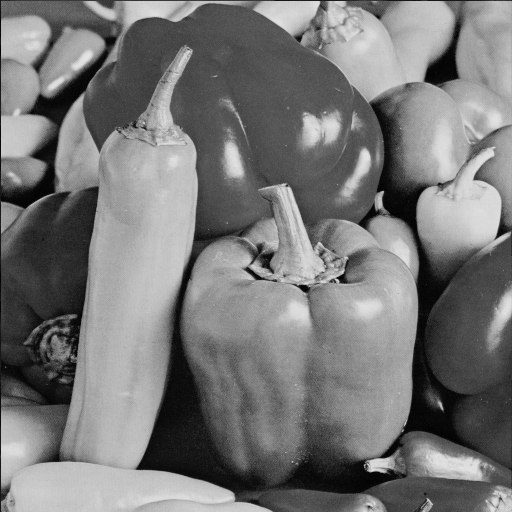
#> input picture TP2/imagesDeTest/peppers-512.png, 512 x 512 px
$ python TP2-discrete_fourier_transform.py
#> lines starting #> are read from the running program, lines starting #| are printed output that depends on the picture
#> in main, I is the input picture: shape (512, 512); min 0, max 230, mean 119.3
from __future__ import print_function
import sys

import cv2 as cv
import numpy as np
import os.path as osp


def print_help():
    print('''
    This program demonstrated the use of the discrete Fourier transform (DFT).
    The dft of an image is taken and it's power spectrum is displayed.
    Usage:
    discrete_fourier_transform.py [image_name -- default ../imagesDeTest/monarch.png]''')

def calculateDFTMag(I):
    """
    function calculateDFTMag

    Parameters
    ----------
        I : Mat
            input image

    Result
    ------
        magI : Mat
            DFT magnitude of input image
    """
    ## [expand]
    rows, cols = I.shape
#> rows = 512; cols = 512
    m = cv.getOptimalDFTSize( rows )
#> m = 512
    n = cv.getOptimalDFTSize( cols )
#> n = 512
    padded = cv.copyMakeBorder(I, 0, m - rows, 0, n - cols, cv.BORDER_CONSTANT, value=[0, 0, 0])
    ## [expand]
    ## [complex_and_real]
    planes = [np.float32(padded), np.zeros(padded.shape, np.float32)]
    complexI = cv.merge(planes)         # Add to the expanded another plane with zeros
    ## [complex_and_real]
    ## [dft]
    cv.dft(complexI, complexI)         # this way the result may fit in the source matrix
    ## [dft]
    # compute the magnitude and switch to logarithmic scale
    # = > log(1 + sqrt(Re(DFT(I)) ^ 2 + Im(DFT(I)) ^ 2))
    ## [magnitude]
    cv.split(complexI, planes)                   # planes[0] = Re(DFT(I), planes[1] = Im(DFT(I))
    cv.magnitude(planes[0], planes[1], planes[0])# planes[0] = magnitude
    magI = planes[0]
    ## [magnitude]
    ## [log]
    matOfOnes = np.ones(magI.shape, dtype=magI.dtype)
    cv.add(matOfOnes, magI, magI) #  switch to logarithmic scale
#> matOfOnes: shape (512, 512) float32; every value is 1
    cv.log(magI, magI)
    ## [log]
    ## [crop_rearrange]
    magI_rows, magI_cols = magI.shape
#> magI_rows = 512; magI_cols = 512
    # crop the spectrum, if it has an odd number of rows or columns
    magI = magI[0:(magI_rows & -2), 0:(magI_cols & -2)]
    cx = int(magI_rows/2)
#> cx = 256
    cy = int(magI_cols/2)
#> cy = 256

    q0 = magI[0:cx, 0:cy]         # Top-Left - Create a ROI per quadrant
    q1 = magI[cx:cx+cx, 0:cy]     # Top-Right
    q2 = magI[0:cx, cy:cy+cy]     # Bottom-Left
    q3 = magI[cx:cx+cx, cy:cy+cy] # Bottom-Right

    tmp = np.copy(q0)               # swap quadrants (Top-Left with Bottom-Right)
    magI[0:cx, 0:cy] = q3
    magI[cx:cx + cx, cy:cy + cy] = tmp

    tmp = np.copy(q1)               # swap quadrant (Top-Right with Bottom-Left)
    magI[cx:cx + cx, 0:cy] = q2
    magI[0:cx, cy:cy + cy] = tmp
    ## [crop_rearrange]
    ## [normalize]
    cv.normalize(magI, magI, 0, 1, cv.NORM_MINMAX) # Transform the matrix with float values into a
    ## viewable image form(float between values 0 and 1).
    ## [normalize]
    return magI

def rotate_img(img, angle):
    '''
    img   --image
    angle --rotation angle
    return--rotated img
    '''
#> called with angle = 45
    h, w = img.shape[:2]
#> h = 512; w = 512
    rotate_center = (w/2, h/2)
#> rotate_center = (256, 256)
    #获取旋转矩阵
    # 参数1为旋转中心点;
    # 参数2为旋转角度,正值-逆时针旋转;负值-顺时针旋转
    # 参数3为各向同性的比例因子,1.0原图，2.0变成原来的2倍，0.5变成原来的0.5倍
    M = cv.getRotationMatrix2D(rotate_center, angle, 1.0)
    new_w = int(h * np.abs(M[0, 1]) + w * np.abs(M[0, 0]))
#> new_w = 724
    new_h = int(h * np.abs(M[0, 0]) + w * np.abs(M[0, 1]))
#> new_h = 724
    M[0, 2] += (new_w - w) / 2
    M[1, 2] += (new_h - h) / 2

    rotated_img = cv.warpAffine(img, M, (new_w, new_h))
    return rotated_img

def process_img(img, rotate_angle):

    rotated_img = rotate_img(img, rotate_angle)
    mag_img = calculateDFTMag(rotated_img)
#> in calculateDFTMag (call 2), `cv.add(matOfOnes, magI, magI)`: matOfOnes: shape (729, 729) float32; every value is 1

    cv.imshow("Input Image"       , rotated_img   )    # Show the result
    cv.imshow("spectrum magnitude", mag_img)
    cv.waitKey(0)
    cv.destroyAllWindows()


def main(argv):

    print_help()

    filename = sys.argv[1] if len(sys.argv) > 1 else 'imagesDeTest/peppers-512.png'

    I = cv.imread(cv.samples.findFile(filename), cv.IMREAD_GRAYSCALE)
    if I is None:
        print('Error opening image')
        return -1

    magI = calculateDFTMag(I)

    cv.imshow("Input Image"       , I   )    # Show the result
    cv.imshow("spectrum magnitude", magI)
    cv.waitKey(0)
    cv.destroyAllWindows()

    # Code à compléter pour :
    # Appliquer une rotation de 45 degrés à l'image (indice : utiliser getRotationMatrix2D et warpAffine)
    # Appliquer la meme rotation en redimensionnant l'image
    # Montrez les deux images résultat
    # Calcul de la DFT (en amplitude seulement) des images tournées
    # Montrer les 2 DFT résultat
    # Calculer la DFT inverse de l'image originale
    # Calculer la DFT inverse des images tournées

    # I_90 = cv.rotate(I, cv.ROTATE_90_CLOCKWISE)
    # magI_90 = calculateDFTMag(I_90)
    # cv.imshow("Input Image"       , I_90   )    # Show the result
    # cv.imshow("spectrum magnitude angle90", magI_90)
    # cv.waitKey(0)
    # cv.destroyAllWindows()

    # I_180 = cv.rotate(I, cv.ROTATE_180)
    # magI_180 = calculateDFTMag(I_180)
    # cv.imshow("Input Image"       , I_180   )    # Show the result
    # cv.imshow("spectrum magnitude", magI_180)
    # cv.waitKey(0)
    # cv.destroyAllWindows()

    # I_270 = cv.rotate(I, cv.ROTATE_90_COUNTERCLOCKWISE)
    # magI_270 = calculateDFTMag(I_270)
    # cv.imshow("Input Image"       , I_270   )    # Show the result
    # cv.imshow("spectrum magnitude", magI_270)
    # cv.waitKey(0)
    # cv.destroyAllWindows()

    process_img(I, 45)
    process_img(I, 90)
#> call 2 of rotate_img, with angle = 90
#> in rotate_img (call 2), `rotated_img = cv.warpAffine(img, M, (new_w, new_h))`:
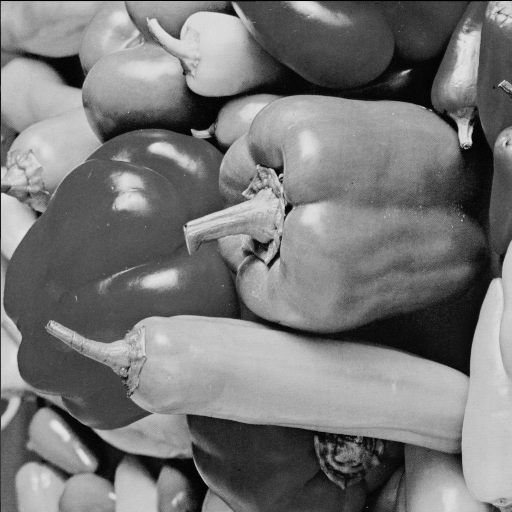
#> rotated_img: shape (512, 512); min 0, max 230, mean 119.3
#> in calculateDFTMag (call 3), `q3 = magI[cx:cx+cx, cy:cy+cy]`:
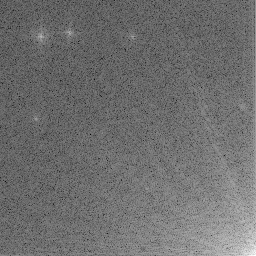
#> q3: shape (256, 256) float32; min 2.72, max 14.5, mean 7.86; drawn with min black and max white
#> in calculateDFTMag (call 3), `magI[0:cx, 0:cy] = q3`:
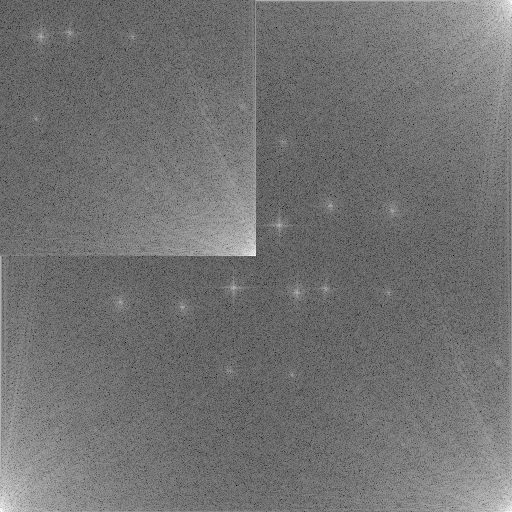
#> magI: shape (512, 512) float32; min 2.13, max 14.94, mean 7.88; drawn with min black and max white
    process_img(I, 135)
#> in calculateDFTMag (call 4), `padded = cv.copyMakeBorder(I, 0, m - rows, 0, n - cols, cv.BORDER_CONS..`:
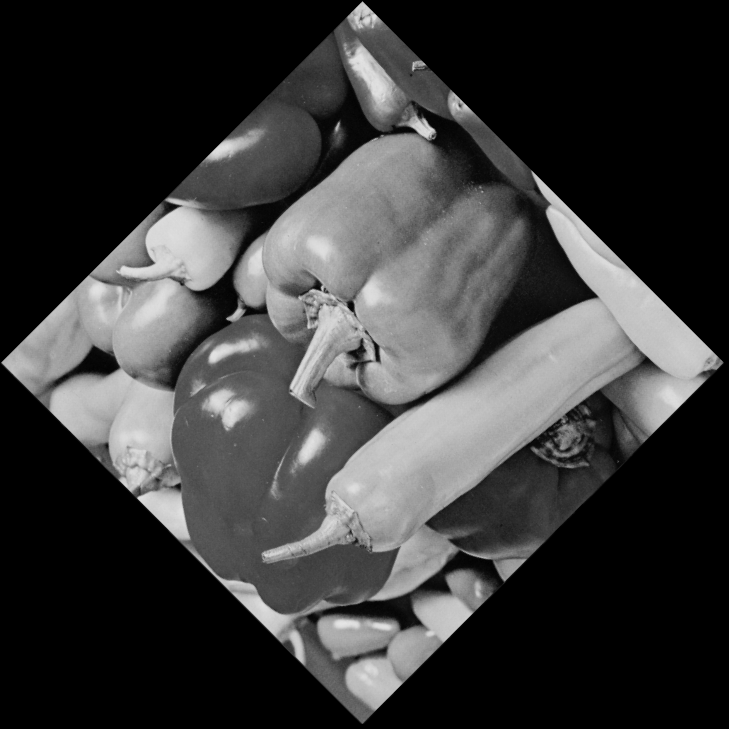
#> padded: shape (729, 729); min 0, max 229, mean 58.8
#> in calculateDFTMag (call 4), `q0 = magI[0:cx, 0:cy]`:
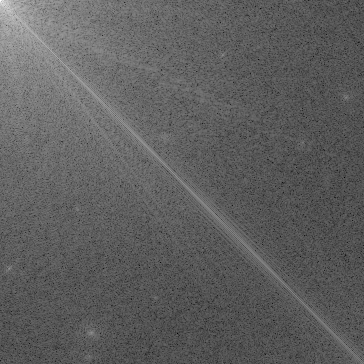
#> q0: shape (364, 364) float32; min 1.72, max 17.26, mean 7.51; drawn with min black and max white
#> in calculateDFTMag (call 4), `q1 = magI[cx:cx+cx, 0:cy]`:
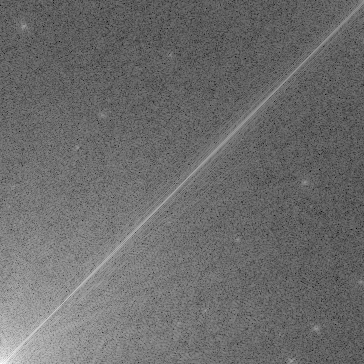
#> q1: shape (364, 364) float32; min 1.9, max 15.13, mean 7.51; drawn with min black and max white
#> in calculateDFTMag (call 4), `q2 = magI[0:cx, cy:cy+cy]`:
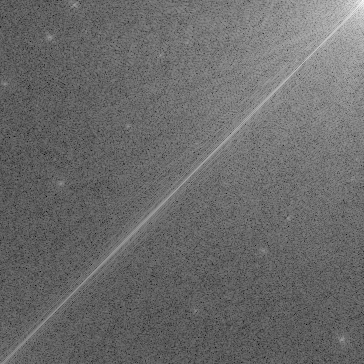
#> q2: shape (364, 364) float32; min 1.9, max 15.34, mean 7.51; drawn with min black and max white
    process_img(I, 180)
    process_img(I, -45)
    process_img(I, -90)
    process_img(I, -135)
    process_img(I, 60)
    process_img(I, 120)
    process_img(I, -60)
    process_img(I, -120)


    # cv.waitKey()

if __name__ == "__main__":
    main(sys.argv[1:])
